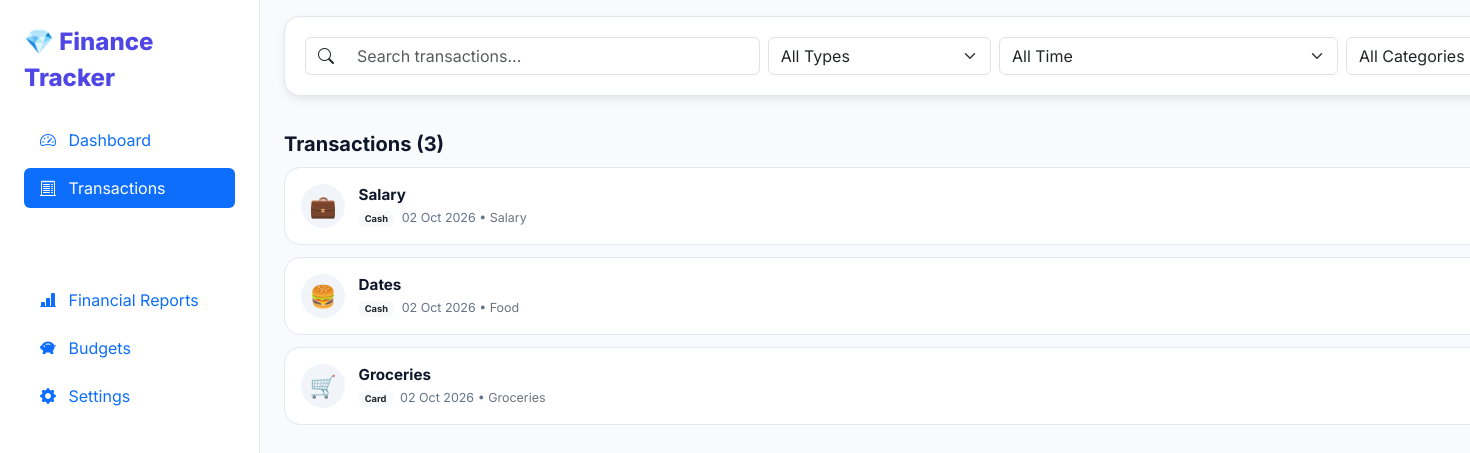
Screenshot of /transactions/ with the database file from the repository.
### finance/models.py (models this page shows, shortened)
class Transaction(models.Model):
    TYPE_CHOICES = (
        ('EXPENSE', 'Expense'),
        ('INCOME', 'Income'),
    )
    PAYMENT_CHOICES = (
        ('CASH', 'Cash'),
        ('BANK', 'Bank Transfer'),
        ('CARD', 'Card'),
        ('UPI', 'UPI / Online'),
        ('OTHER', 'Other'),
    )
    transaction_type = models.CharField(max_length=10, choices=TYPE_CHOICES, default='EXPENSE')
    amount = models.DecimalField(max_digits=12, decimal_places=2)
    category = models.ForeignKey(Category, on_delete=models.SET_NULL, null=True, blank=True, related_name='transactions')
    description = models.CharField(max_length=255, blank=True, default='')
    transaction_date = models.DateField(default=timezone.now)
    payment_method = models.CharField(max_length=10, choices=PAYMENT_CHOICES, default='CASH')
    notes = models.TextField(blank=True, default='')
    created_at = models.DateTimeField(auto_now_add=True)
    updated_at = models.DateTimeField(auto_now=True)
    class Meta:
        ordering = ['-transaction_date', '-created_at']

class Category(models.Model):
    TYPE_CHOICES = (
        ('EXPENSE', 'Expense'),
        ('INCOME', 'Income'),
    )
    name = models.CharField(max_length=100)
    category_type = models.CharField(max_length=10, choices=TYPE_CHOICES, default='EXPENSE')
    icon = models.CharField(max_length=50, default='📦', help_text="Emoji or icon identifier")
    color = models.CharField(max_length=20, default='#6C757D', help_text="Hex color code for badges & charts")
    is_active = models.BooleanField(default=True)
    created_at = models.DateTimeField(auto_now_add=True)
    class Meta:
        verbose_name_plural = "Categories"
        ordering = ['category_type', 'name']

### finance/views.py (the view, shortened to what this page needs)
# urls.py: path('transactions/', views.transaction_list_view, name='transaction_list'),
def transaction_list_view(request):
    type_filter = request.GET.get('type', 'all')
    period = request.GET.get('period', 'all')
    category_id = request.GET.get('category', '')
    search_query = request.GET.get('q', '').strip()
    custom_start = request.GET.get('start_date', '')
    custom_end = request.GET.get('end_date', '')
    qs = Transaction.objects.select_related('category').all()
    if type_filter in ('INCOME', 'EXPENSE'):
        qs = qs.filter(transaction_type=type_filter)
    if category_id:
        qs = qs.filter(category_id=category_id)
    if search_query:
        qs = qs.filter(description__icontains=search_query)
    today = timezone.now().date()
    if period == 'today':
        qs = qs.filter(transaction_date=today)
    elif period == 'week':
        start_week = today - timezone.timedelta(days=today.weekday())
        qs = qs.filter(transaction_date__gte=start_week)
    elif period == 'month':
        start_month = today.replace(day=1)
        qs = qs.filter(transaction_date__gte=start_month)
    qs = qs.order_by('-transaction_date', '-created_at')
    categories = Category.objects.filter(is_active=True)
    context = {
        'active_page': 'transactions',
        'transactions': qs,
        'categories': categories,
        'selected_type': type_filter,
        'selected_period': period,
        'selected_category': category_id,
        'search_query': search_query,
        'custom_start': custom_start,
        'custom_end': custom_end,
    }
    return render(request, 'transactions/list.html', context)

### finance/models.py (called while the page is built)
    @classmethod
    def get_setting(cls, key, default=''):
        try:
            return cls.objects.get(key=key).value
        except cls.DoesNotExist:
            return getattr(settings, key, default)

### finance/services.py (called while the page is built)
def get_currency():
    return AppSetting.get_setting('DEFAULT_CURRENCY', 'AED')

### finance/views.py (called while the page is built)
def global_settings_context(request):
    return {
        'CURRENCY': get_currency(),
    }

### finance/templates/transactions/list.html (shortened to what this page needs)
{% extends 'base.html' %}
{% load static %}
{% block content %}
<div class="row g-3">
    <div class="col-12">
        <div class="glass-card mb-3">
            <form method="GET" action="{% url 'transaction_list' %}" class="row g-2">
                <div class="col-12 col-md-4">
                    <div class="input-group">
                        <span class="input-group-text bg-white border-end-0"><i class="bi bi-search"></i></span>
                        <input type="text" name="q" value="{{ search_query }}" class="form-control border-start-0" placeholder="Search transactions...">
                    </div>
                </div>
                <div class="col-6 col-md-2">
                    <select name="type" class="form-select" onchange="this.form.submit()">
                        <option value="all" {% if selected_type == 'all' %}selected{% endif %}>All Types</option>
                    </select>
                </div>
                <div class="col-6 col-md-3">
                    <select name="period" class="form-select" onchange="this.form.submit()">
                        <option value="all" {% if selected_period == 'all' %}selected{% endif %}>All Time</option>
                    </select>
                </div>
                <div class="col-12 col-md-3">
                    <select name="category" class="form-select" onchange="this.form.submit()">
                        <option value="">All Categories</option>
                    </select>
                </div>
            </form>
        </div>
    </div>
    <div class="col-12">
        <div class="d-flex justify-content-between align-items-center mb-2">
            <h5 class="fw-bold mb-0">Transactions ({{ transactions|length }})</h5>
        </div>
        <div class="tx-list">
            {% for tx in transactions %}
                <div class="tx-item">
                    <div class="d-flex align-items-center">
                        <div class="tx-icon">
                            {% if tx.category %}{{ tx.category.icon }}{% else %}📦{% endif %}
                        </div>
                        <div class="tx-details">
                            <div class="tx-title">
                                {% if tx.description %}
                                    {{ tx.description }}
                                {% elif tx.category %}
                                    {{ tx.category.name }}
                                {% else %}
                                    Transaction
                                {% endif %}
                            </div>
                            <div class="tx-meta">
                                <span class="badge bg-light text-dark me-1">{{ tx.get_payment_method_display }}</span>
                                {{ tx.transaction_date|date:"d M Y" }}
                                {% if tx.category %}
                                    &bull; <span class="text-secondary">{{ tx.category.name }}</span>
                                {% endif %}
                            </div>
                        </div>
                    </div>
                </div>
            {% endfor %}
        </div>
    </div>
</div>
{% endblock %}

### finance/templates/base.html (shortened to what this page needs)
{% load static %}
<!DOCTYPE html>
<html lang="en">
<head>
    <link href="https://cdn.jsdelivr.net/npm/bootstrap@5.3.2/dist/css/bootstrap.min.css" rel="stylesheet">
    <link rel="stylesheet" href="https://cdn.jsdelivr.net/npm/bootstrap-icons@1.11.1/font/bootstrap-icons.css">
    <link rel="stylesheet" href="{% static 'css/style.css' %}">
</head>
<body>
    <nav class="desktop-sidebar">
        <div class="d-flex align-items-center mb-4">
            <a href="{% url 'dashboard' %}" class="app-brand fs-4">
                <span>💎 Finance Tracker</span>
            </a>
        </div>
        <ul class="nav nav-pills flex-column gap-2 mb-auto">
            <li class="nav-item">
                <a href="{% url 'dashboard' %}" class="nav-link {% if active_page == 'dashboard' %}active{% endif %}">
                    <i class="bi bi-speedometer2 me-2"></i> Dashboard
                </a>
            </li>
            <li class="nav-item">
                <a href="{% url 'transaction_list' %}" class="nav-link {% if active_page == 'transactions' %}active{% endif %}">
                    <i class="bi bi-receipt-cutoff me-2"></i> Transactions
                </a>
            </li>
            <li class="nav-item">
                <a href="{% url 'transaction_add' %}" class="nav-link btn btn-primary text-white fw-bold my-2 text-start">
                    <i class="bi bi-plus-circle-fill me-2"></i> Add Transaction
                </a>
            </li>
            <li class="nav-item">
                <a href="{% url 'reports' %}" class="nav-link {% if active_page == 'reports' %}active{% endif %}">
                    <i class="bi bi-bar-chart-line-fill me-2"></i> Financial Reports
                </a>
            </li>
            <li class="nav-item">
                <a href="{% url 'budgets' %}" class="nav-link {% if active_page == 'budgets' %}active{% endif %}">
                    <i class="bi bi-piggy-bank-fill me-2"></i> Budgets
                </a>
            </li>
            <li class="nav-item">
                <a href="{% url 'settings' %}" class="nav-link {% if active_page == 'settings' %}active{% endif %}">
                    <i class="bi bi-gear-fill me-2"></i> Settings
                </a>
            </li>
        </ul>
    </nav>
    <main class="main-wrapper container-fluid px-3 px-md-4 py-3">
        {% block content %}{% endblock %}
    </main>
</body>
</html>

### finance/static/css/style.css (style rules this page uses)
:root { --bg-main: #f8fafc; --bg-card: #ffffff; --text-main: #0f172a; --text-muted: #64748b; --primary: #4f46e5; --primary-hover: #4338ca; --primary-light: #e0e7ff; --income-color: #10b981; --income-bg: #ecfdf5; --expense-color: #f43f5e; --expense-bg: #fff1f2; --warning-color: #f59e0b; --warning-bg: #fffbeb; --danger-color: #ef4444; --danger-bg: #fef2f2; --border-color: #e2e8f0; --shadow-sm: 0 1px 3px rgba(15, 23, 42, 0.06), 0 1px 2px rgba(15, 23, 42, 0.04); --shadow-md: 0 4px 12px -2px rgba(15, 23, 42, 0.08), 0 2px 6px -1px rgba(15, 23, 42, 0.04); --shadow-lg: 0 10px 25px -3px rgba(79, 70, 229, 0.15), 0 4px 10px -2px rgba(15, 23, 42, 0.05); --radius-sm: 10px; --radius-md: 16px; --radius-lg: 24px; }
body { background-color: var(--bg-main); color: var(--text-main); font-family: 'Inter', -apple-system, BlinkMacSystemFont, "Segoe UI", Roboto, sans-serif; padding-bottom: 90px; margin: 0; -webkit-tap-highlight-color: transparent; }
@media (min-width: 992px) { body { padding-bottom: 30px; } }
.glass-card { background: var(--bg-card); border: 1px solid var(--border-color); border-radius: var(--radius-md); box-shadow: var(--shadow-md); padding: 1.25rem; margin-bottom: 1.25rem; transition: transform 0.2s ease, box-shadow 0.2s ease; }
.app-brand { font-size: 1.2rem; font-weight: 800; color: var(--primary); text-decoration: none; display: flex; align-items: center; gap: 0.5rem; }
@media (min-width: 992px) { .desktop-sidebar { position: fixed; top: 0; bottom: 0; left: 0; width: 260px; background: var(--bg-card); border-right: 1px solid var(--border-color); padding: 1.5rem; z-index: 100; } }
@media (min-width: 992px) { .main-wrapper { margin-left: 260px; padding: 2rem; } }
.tx-list { display: flex; flex-direction: column; gap: 0.75rem; }
.tx-item { background: var(--bg-card); border: 1px solid var(--border-color); border-radius: var(--radius-md); padding: 1rem; display: flex; align-items: center; justify-content: space-between; text-decoration: none; color: var(--text-main); transition: background-color 0.15s ease; }
.tx-icon { width: 44px; height: 44px; border-radius: 50%; background: #f1f5f9; display: flex; align-items: center; justify-content: center; font-size: 1.35rem; margin-right: 0.85rem; flex-shrink: 0; }
.tx-details { flex-grow: 1; }
.tx-title { font-weight: 700; font-size: 0.95rem; margin-bottom: 2px; }
.tx-meta { font-size: 0.78rem; color: var(--text-muted); }

### rows the page displays
Transaction: category.icon "💼", category.name "Salary", payment_method "Cash", transaction_date "02 Oct 2026"
Transaction: category.icon "🍔", description "Dates", payment_method "Cash", transaction_date "02 Oct 2026", category.name "Food"
Transaction: category.icon "🛒", category.name "Groceries", payment_method "Card", transaction_date "02 Oct 2026"

### other values shown
{{ transactions|length }} "3"
